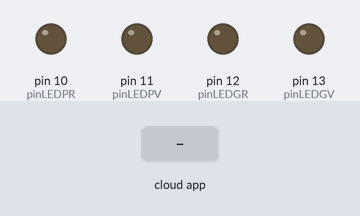
This sketch was run on a simulated Arduino Uno, built with avr-gcc and run on an emulated ATmega328P. On the bench: output pins drawn as LEDs (lit = HIGH). The test bench sets the inputs (shaded band). The ROS host is connected and sends only what is stated.

Above: at 1.2 s.
1.3 s: the phone or cloud app sets LED to 1
At 2.4 s:
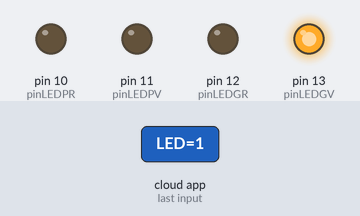
2.8 s: the phone or cloud app sets LED to 0
At 3.8 s:
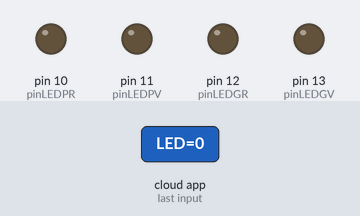
Timing chart, 0 to 5.8 s (numbered marks = the images above; inputs shaded):
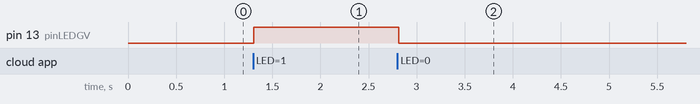

Measured:
- after the input at 1.3 s, pin 13 (pinLEDGV): LOW → HIGH at once
- after the input at 2.8 s, pin 13 (pinLEDGV): HIGH → LOW at once

The sketch:

SendingArduinoNode.ino
```cpp
#include <ros.h>
#include <std_msgs/String.h>

ros::NodeHandle nh;

int pinLEDGV = 13;
int pinLEDGR = 12;
int pinLEDPV = 11;
int pinLEDPR = 10;
int pinStartUltrasound = 2;
String LEDGV;
String LEDGR;
String LEDPV;
String LEDPR;

void changingLEDState(const std_msgs::String& ledOrder){
  LEDGV = ledOrder.data[0];
  LEDGR = ledOrder.data[1];
  LEDPV = ledOrder.data[2];
  LEDPR = ledOrder.data[3];

  if(LEDGV.equals("1")){
    digitalWrite(pinLEDGV, HIGH);
  } else if(LEDGV.equals("0")){
    digitalWrite(pinLEDGV, LOW);
  }

  if(LEDGR.equals("1")){
    digitalWrite(pinLEDGR, HIGH);
  } else if(LEDGR.equals("0")){
    digitalWrite(pinLEDGR, LOW);
  }

  if(LEDPV.equals("1")){
    digitalWrite(pinLEDPV, HIGH);
  } else if(LEDPV.equals("0")){
    digitalWrite(pinLEDPV, LOW);
  }

  if(LEDPR.equals("1")){
    digitalWrite(pinLEDPR, HIGH);
  } else if(LEDPR.equals("0")){
    digitalWrite(pinLEDPR, LOW);
  }
}

ros::Subscriber<std_msgs::String> sub("LED", &changingLEDState );

void setup() {
  nh.initNode();
  nh.subscribe(sub);
  pinMode(pinLEDGV, OUTPUT);
  pinMode(pinLEDGR, OUTPUT);
  pinMode(pinLEDPV, OUTPUT);
  pinMode(pinLEDPR, OUTPUT);
}

void loop() {
  nh.spinOnce();
  delay(100);
}
```
